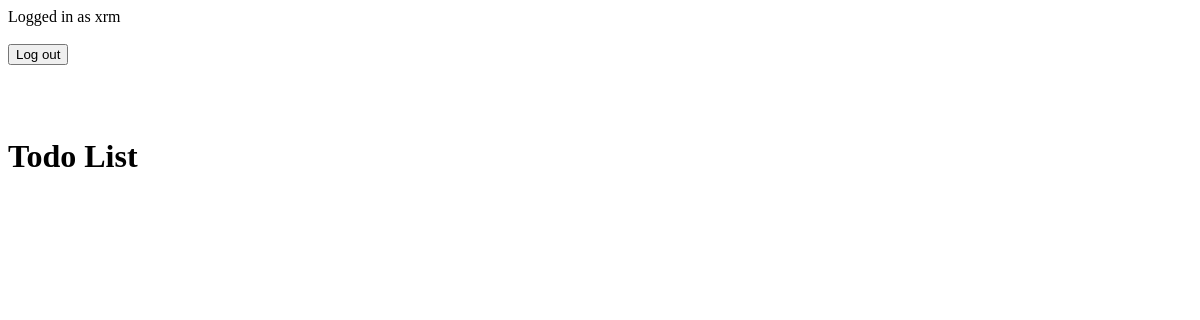
/current/ (signed in), run on an earlier commit of the app's database.
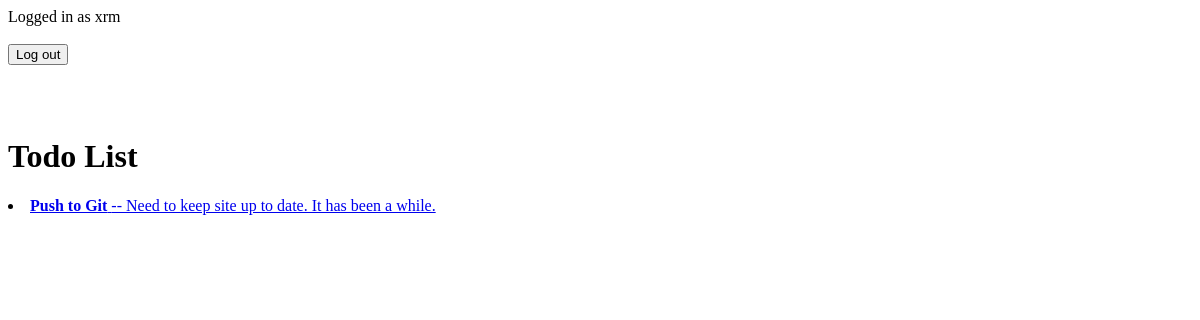
And on a later commit of the database.
### todo/models.py (models this page shows)
class Todo(models.Model):
    title = models.CharField(max_length=100)
    memo = models.TextField(blank=True)
    created = models.DateTimeField(auto_now_add=True)
    datecompleted = models.DateTimeField(null=True, blank=True)
    important = models.BooleanField(default=False)
    user = models.ForeignKey(User, on_delete=models.CASCADE)

### todo/views.py (the view)
# urls.py: path('current/', views.currenttodos, name='currenttodos'),
def currenttodos(request):
    todos = Todo.objects.filter(user=request.user, datecompleted__isnull=True)
    return render(request, 'todo/currenttodos.html', {'todos':todos})

### todo/templates/todo/currenttodos.html
{% extends 'todo/base.html' %}
{% block content %}
  <h1>Todo List</h1>
  {% for todo in todos %}
    <li>
      <a href="{% url 'viewtodo' todo.id %}">
        {% if todo.important %}
          <b>{{ todo.title }}</b>
        {% else %}
          {{ todo.title }}
        {% endif %}
        {% if todo.memo %}
          -- {{ todo.memo }}
        {% endif %}
      </a>
    </li>
  {% endfor %}
{% endblock %}

### todo/templates/todo/base.html (shortened to what this page needs)
{% if user.is_authenticated %}
  Logged in as {{ user.username }}
  <form action="{% url 'logoutuser' %}" method="POST">
    <button type="submit">Log out</button>
  </form>
{% else %}
  <br><br><a href="{% url 'signupuser' %}">Sign up</a>
  <br><br><a href="{% url 'loginuser' %}">Log in</a>
{% endif %}
{% block content %}{% endblock %}

What changed in the data, as far as the page shows it:
added Todo: title "Push to Git", memo "Need to keep site up to date. It has been a while."
